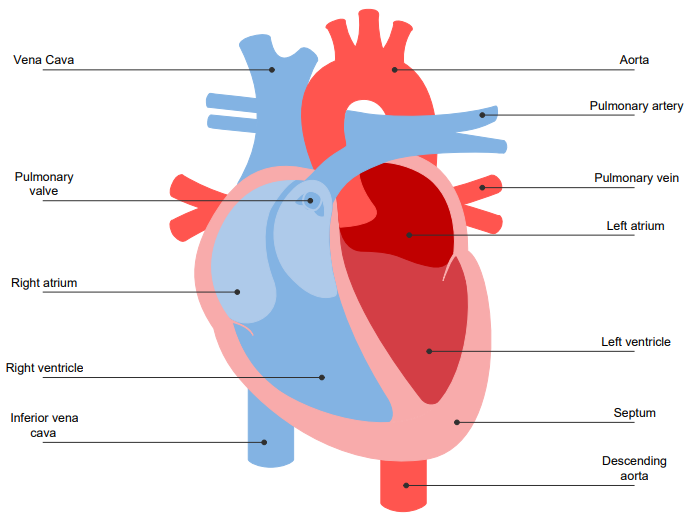
#> input picture heart.png, 698 x 516 px, found by its file name
$ jupyter execute --allow-errors dVerse_imageProcessing.ipynb   (shell and % lines are left out)
#> lines starting #> are read from the running program, lines starting #| are printed output that depends on the picture; after the words box and inside, x2 and y2 are one past the last pixel; in counts of white or black regions, pixels touching at a corner belong together
[cell 1]
import math
import numpy as np
import cv2
import matplotlib.pyplot as plt
from IPython.display import Image
from scipy import ndimage

# Canny Edge Detection

The Canny edge detection algorithm is composed of 5 steps:
1. Noise reduction;
2. Gradient calculation;
3. Non-maximum suppression;
4. Double threshold;
5. Edge Tracking by Hysteresis.

[cell 2]
def visualize(imgs, titles):
    plt.figure(figsize=(15, 15))
    plt.gray() # show the filtered result in grayscale

    for i, img in enumerate(imgs):
        if img.shape[0] == 3:
            img = img.transpose(1,2,0)
        plt_idx = i+1
        plt.subplot(2, 2, plt_idx)
        plt.imshow(img)
        plt.title(str(titles[i]), size=20)
        plt.axis('off')

    plt.show()

def gaussian_kernel(size, sigma):
    size = int(size) // 2
    x, y = np.mgrid[-size:size+1, -size:size+1]
    normal = 1 / (2.0 * np.pi * sigma**2)
    g =  np.exp(-((x**2 + y**2) / (2.0*sigma**2))) * normal
    return g

[cell 3]
image = cv2.imread('/content/heart.png')
#> image is the input picture: shape (516, 698, 3); mean B, G, R 222.8, 217.5, 234.6
image_gray = cv2.cvtColor(image, cv2.COLOR_RGB2GRAY)

## Noise Reduction

[cell 4]
g = gaussian_kernel(size=17, sigma=1)
image_gaussian = ndimage.filters.convolve(image_gray, g)
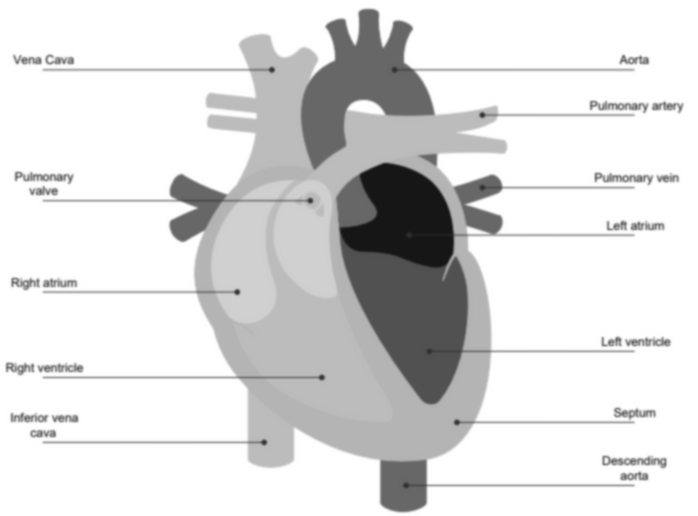
#> image_gaussian: shape (516, 698); min 22, max 255, mean 220.9

[cell 5]
# display_result(image_gray, image_gaussian)
visualize([image_gray, image_gaussian], ["Gray scale", "Gaussian Blur"])
#> the loop in visualize, `for i, img in enumerate(imgs):` made 1 pass
#> plt_idx on pass 1: 1
#> (the call stopped at in visualize, `plt.subplot(2, 2, plt_idx)`: IPython is not available in this run)

[cell 6]
def sobel_filters(image_gaussian):
    filter = np.array([[-1, 0, 1], [-2, 0, 2], [-1, 0, 1]]) # filter for sobel edge detection

    img_sobelx = cv2.filter2D(image_gaussian, -1, filter)        # convolved with the vertical filter
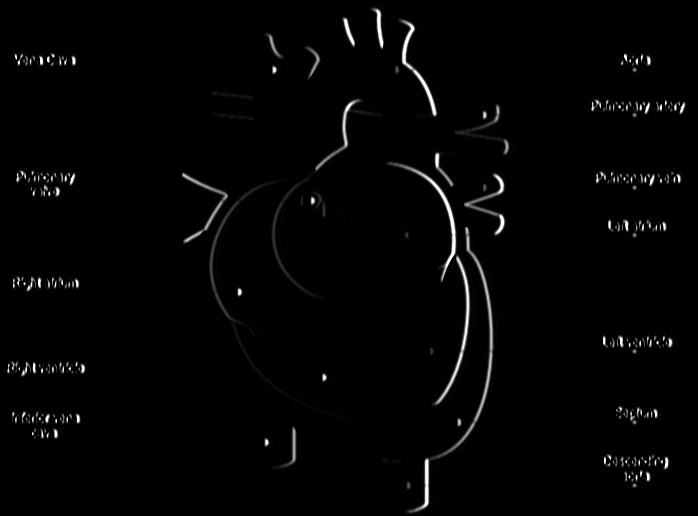
#> img_sobelx: shape (516, 698); min 0, max 255, mean 4.1
    img_sobely = cv2.filter2D(image_gaussian, -1, np.flip(filter.T, axis=0)) # convolved with the horizontal filter
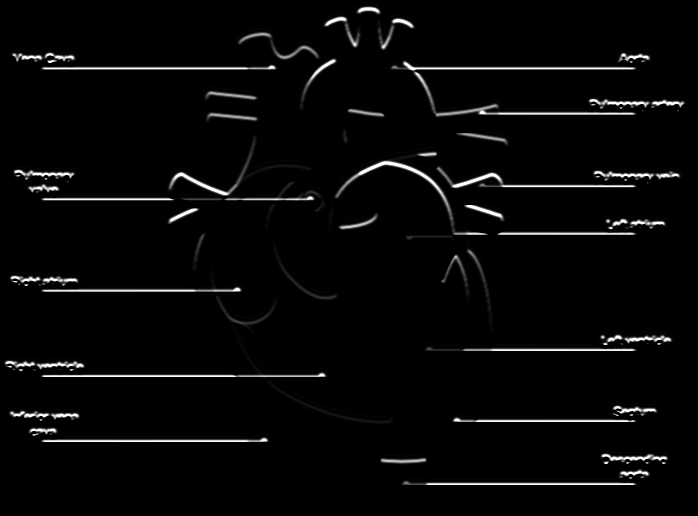
#> img_sobely: shape (516, 698); min 0, max 255, mean 7.7

    image_G = np.hypot(img_sobelx, img_sobely)
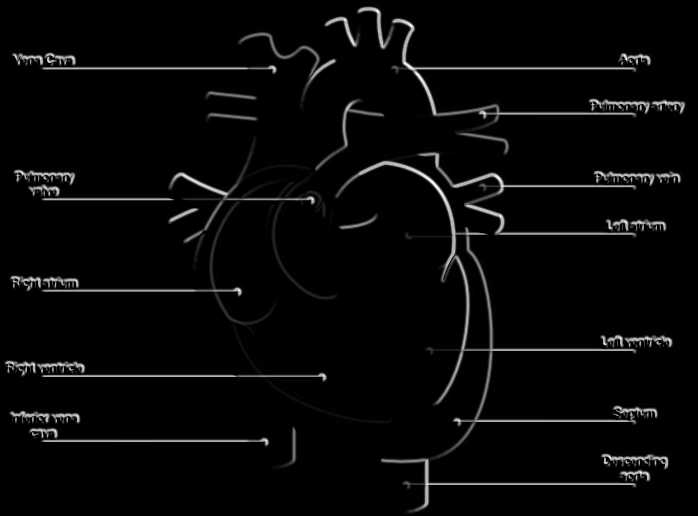
#> image_G: shape (516, 698) float16; min 0, max 360.5, mean 10.9; drawn with min black and max white
    image_G = image_G / image_G.max() * 255

    theta = np.arctan2(img_sobely, img_sobelx)
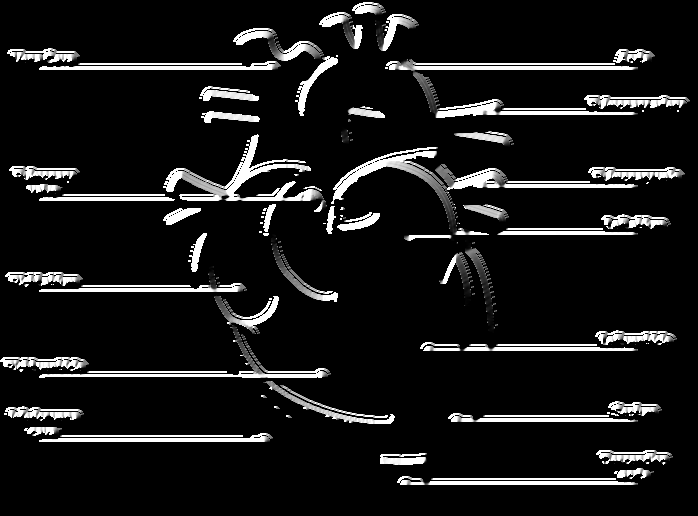
#> theta: shape (516, 698) float16; min 0, max 1.57, mean 0.15; drawn with min black and max white

    return image_G, theta

image_G, theta = sobel_filters(image_gaussian)

[cell 7]
# display_result(image_gaussian, image_G)
visualize([image_gaussian, image_G], ["Gaussian Blur", "Gradient intensity"])
#> (the call stopped at in visualize, `plt.subplot(2, 2, plt_idx)`: IPython is not available in this run)

[cell 8]

import cv2
import numpy as np
import pytesseract
from matplotlib import pyplot as plt

pytesseract.pytesseract.tesseract_cmd = (r'/usr/bin/tesseract')

[cell 9]
import cv2
import numpy as np
import pytesseract
from matplotlib import pyplot as plt

original_image = cv2.imread('/content/heart.png')
gray_image = cv2.cvtColor(original_image, cv2.COLOR_BGR2GRAY)
image_gaussian = cv2.GaussianBlur(gray_image, (5, 5), 0)
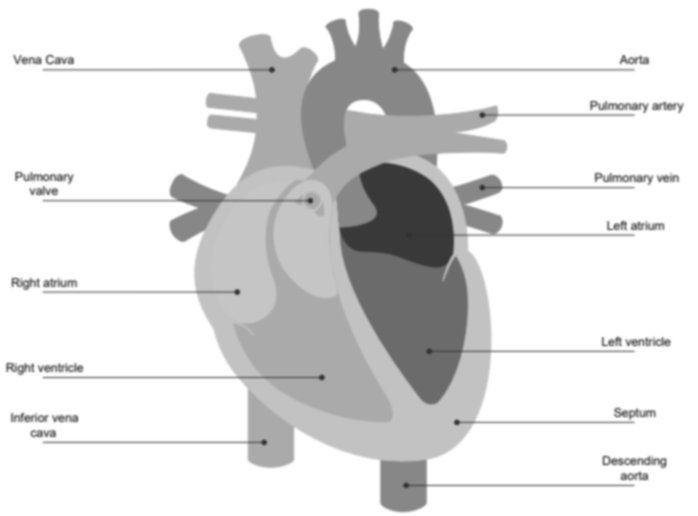
#> image_gaussian: shape (516, 698); min 48, max 255, mean 223.2
image_G, theta = sobel_filters(image_gaussian)
#> in sobel_filters (call 2), `theta = np.arctan2(img_sobely, img_sobelx)`:
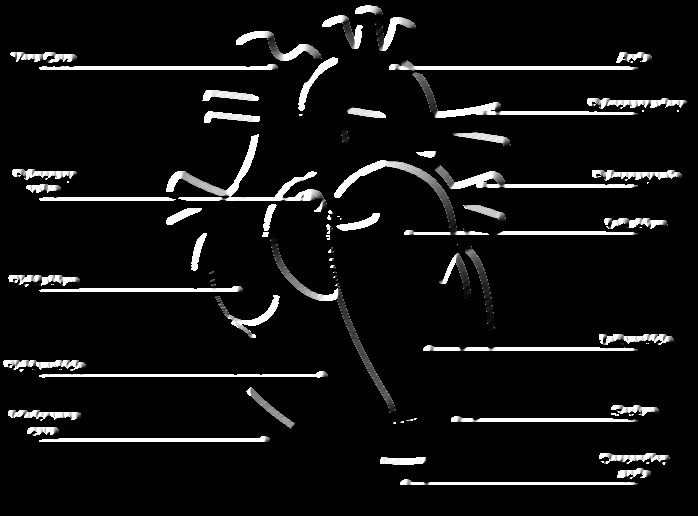
#> theta: shape (516, 698) float16; min 0, max 1.57, mean 0.109; drawn with min black and max white

custom_config = r'--oem 3 --psm 6'
#> (the rest of this cell did not finish here and is left out)

## Non-Maximum Suppression

the final image should have thin edges.

Convert thick edges to thin edges

[cell 10]
import cv2
import numpy as np
from google.colab.patches import cv2_imshow

edges = cv2.Canny(image_gaussian, 1, 2)
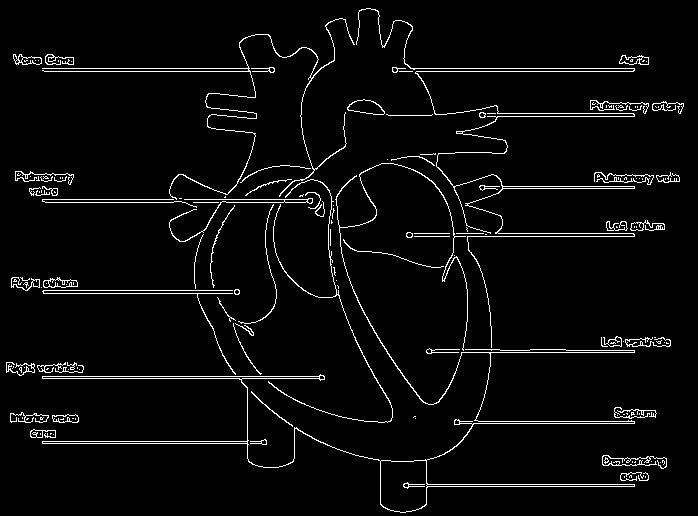
#> edges: shape (516, 698); 3.8% white in thin lines or dots
contours, hierarchy = cv2.findContours(edges, cv2.RETR_EXTERNAL, cv2.CHAIN_APPROX_SIMPLE)
#> contours = 148 contours, 112 with area under 20; largest, box (x1, y1, x2, y2) and area: (42, 163, 635, 513) 3944, (356, 8, 635, 348) 389, (347, 99, 385, 115) 367, (43, 277, 78, 288) 232, (619, 55, 649, 65) 186

# Initialize an array to hold the centroid of potential markers
marker_centroids = []

for cnt in contours:
    # Calculate the area of the contour
    area = cv2.contourArea(cnt)

    # Find the circularity of the contour
    perimeter = cv2.arcLength(cnt, True)
    if perimeter == 0:
        continue  # Avoid division by zero
    circularity = 4 * np.pi * (area / (perimeter * perimeter))

    # Check if the circularity is within a specific range that represents a circle
    if 0.7 < circularity < 1.2:
        # Calculate the centroid of the contour
        M = cv2.moments(cnt)
        if M["m00"] != 0:
            cX = int(M["m10"] / M["m00"])
            cY = int(M["m01"] / M["m00"])
            marker_centroids.append((cX, cY))
            # draw the centroid on the image
            cv2.circle(edges, (cX, cY), 5, (255, 255, 255), -1)
#> this loop made 148 passes
#> (area, perimeter, circularity, cX, cY) on passes 56, 73, 125: (23, 17.66, 0.927, 236, 291), (27, 19.66, 0.878, 408, 234), (26, 20.49, 0.779, 481, 114)
#> (area, perimeter, circularity) on passes 12, 13, 16, 24, 29, 31: (57, 401.7, 0.00444), (23, 60.49, 0.079), (92.5, 113.4, 0.0905), (165, 67.8, 0.451), (20, 138.9, 0.013), (32, 112.2, 0.032)
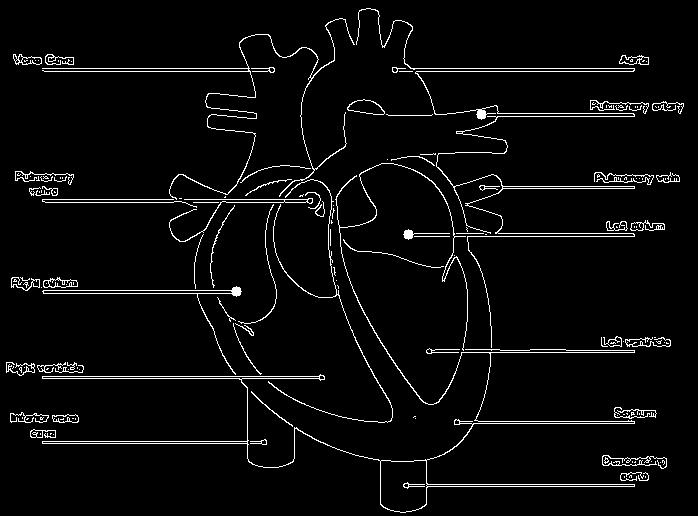
#> edges: shape (516, 698); 3.9% white in thin lines or dots
#> after the loop, marker_centroids = [(236, 291), (408, 234), (481, 114)]


cv2_imshow(edges)
cv2.waitKey(0)
cv2.destroyAllWindows()

[cell 11]
def non_max_suppression(image_G, theta):
    M, N = image_G.shape
#> M = 516; N = 698
    Z = np.zeros((M,N), dtype=np.int32)
    angle = theta * 180. / np.pi
    angle[angle < 0] += 180

    for i in range(1,M-1):
        for j in range(1,N-1):
            try:
                q = 255
                r = 255

                #angle 0
                if (0 <= angle[i,j] < 22.5) or (157.5 <= angle[i,j] <= 180):
                    q = image_G[i, j+1]
                    r = image_G[i, j-1]
                #angle 45
                elif (22.5 <= angle[i,j] < 67.5):
                    q = image_G[i+1, j-1]
                    r = image_G[i-1, j+1]
                #angle 90
                elif (67.5 <= angle[i,j] < 112.5):
                    q = image_G[i+1, j]
                    r = image_G[i-1, j]
                #angle 135
                elif (112.5 <= angle[i,j] < 157.5):
                    q = image_G[i-1, j-1]
                    r = image_G[i+1, j+1]

                if (image_G[i,j] >= q) and (image_G[i,j] >= r):
                    Z[i,j] = image_G[i,j]
                else:
                    Z[i,j] = 0

            except IndexError as e:
                pass
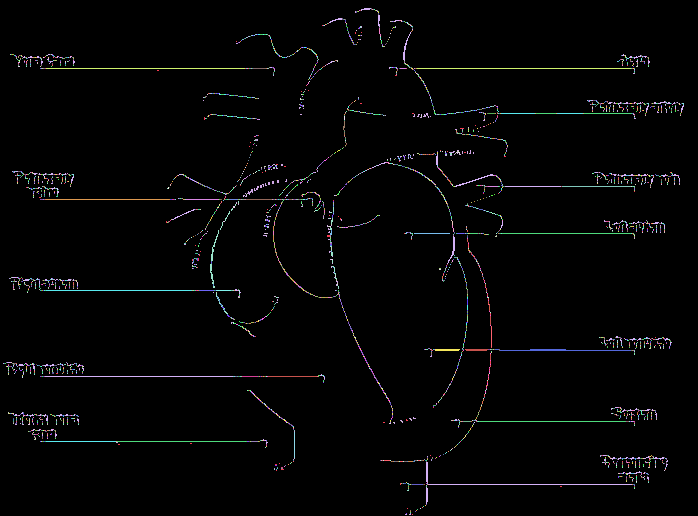
#> Z: shape (516, 698) int32; 248 distinct labels, from 0 to 255; one colour per label, 0 black
    return Z

Z = non_max_suppression(image_G, theta)

[cell 12]
visualize([image_G, Z], ["Gradient intensity", "Non-max suppression"])
